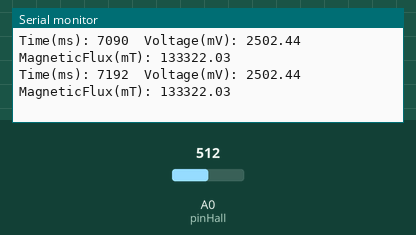
This sketch was run on a simulated Arduino Uno, built with avr-gcc and run on an emulated ATmega328P. Parts: the last lines printed to the serial monitor. Inputs (shaded band) come from the test bench; at power-on: A0 (pinHall) = 512.

Above: at 7.2 s.
7.3 s: A0 (pinHall) set to 211
At 7.3 s:
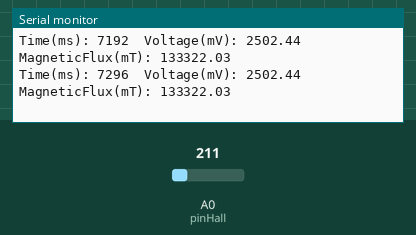
8.8 s: A0 (pinHall) set to 196
At 8.84 s:
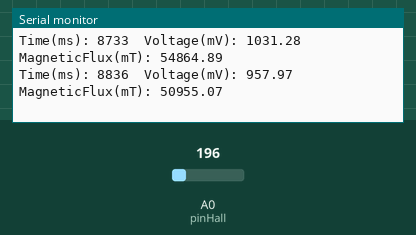
Timing chart, 0 to 11.3 s (numbered marks = the images above; inputs shaded):
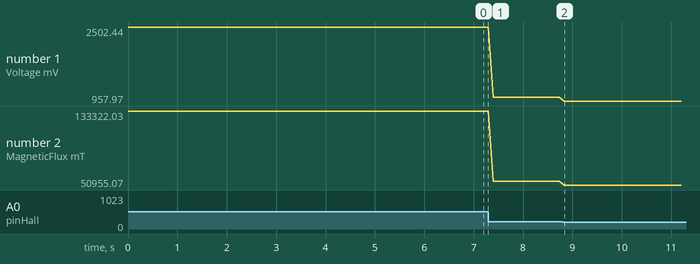

Measured:
- after the input at 8.8 s, the serial monitor: prints a new line at once (image 2)
- plotted number 1: 2502.44 → 1031.28 after the input at 7.3 s, 1031.28 → 957.97 after the input at 8.8 s
- plotted number 2: 133322.03 → 54864.89 after the input at 7.3 s, 54864.89 → 50955.07 after the input at 8.8 s

The sketch:

sketch_49ESensor.ino
```cpp
const int pinHall = A0;
bool isRunning = true;  // Control flag to start/stop the loop

void setup() {
  pinMode(pinHall, INPUT);
  Serial.begin(2000000);
  Serial.println("Time(ms) Voltage(mV) MagneticFlux(mT)");
  Serial.println("Type 'stop' to halt the program.");
}

void loop() {
  // Check for 'stop' command from Serial Monitor
  if (Serial.available()) {
    String command = Serial.readStringUntil('\n');
    command.trim();
    if (command == "stop") {
      isRunning = false;
      Serial.println("Program stopped. Type 'start' to resume.");
    }
    if (command == "start") {
      isRunning = true;
      Serial.println("Program resumed.");
    }
  }

  if (isRunning) {
    static unsigned long startTime = millis();
    unsigned long currentTime = millis();
    unsigned long elapsedTime = currentTime - startTime;

    long measure = 0;
    for (int i = 0; i < 10; i++) {
      measure += analogRead(pinHall);
    }
    measure /= 10;

    float outputV = measure * 5000.0 / 1023.0;
    float magneticFlux = outputV * 53.33 - 133.3;

    Serial.print("Time(ms): ");
    Serial.print(elapsedTime);
    Serial.print("  ");
    Serial.print("Voltage(mV): ");
    Serial.print(outputV);
    Serial.print("  ");
    Serial.print("MagneticFlux(mT): ");
    Serial.println(magneticFlux);

    delay(100);
  }
}
```

dhruv_code.cpp
```cpp
#include <Arduino.h>

// PID Constants
float Kp = 25.0;
float Ki = 0.1;
float Kd = 3.0;
float setpoint = 370;  // Desired position
float integral = 0;
float previous_error = 0;
float output_limits_min = 0;
float output_limits_max = 1255;

// PID Compute Function
float computePID(float setpoint, float measured_value, float dt) {
  float error = setpoint - measured_value;
  integral += error * dt;
  float derivative = (error - previous_error) / dt;

  float output = Kp * error + Ki * integral + Kd * derivative;

  // Clamp the output to the defined limits
  if (output < output_limits_min) {
    output = output_limits_min;
  } else if (output > output_limits_max) {
    output = output_limits_max;
  }

  previous_error = error;  // Update previous error
  return output;
}

void setup() {
  // Initialize Serial communication
  Serial.begin(9600);
}

void loop() {
  static unsigned long previous_time = 0;
  unsigned long current_time = millis();
  float dt = (current_time - previous_time) / 1000.0;  // Time difference in seconds
  previous_time = current_time;

  // Read the sensor (assuming a sensor is connected to A0)
  float sensorValue = analogRead(A0);
  float measured_value = sensorValue;  // Adjust range as needed

  // Compute PID control signal
  float control_signal = computePID(setpoint, measured_value, dt);

  // Send control signal to a motor or actuator (adjust pin as necessary)
  analogWrite(9, control_signal);  // Example: PWM output on pin 9

  // Output data for debugging
  Serial.print("Measured Value: ");
  Serial.print(measured_value);
  Serial.print("\t Control Signal: ");
  Serial.println(control_signal);

  delay(50);  // Delay to give the system time to process
}
```
